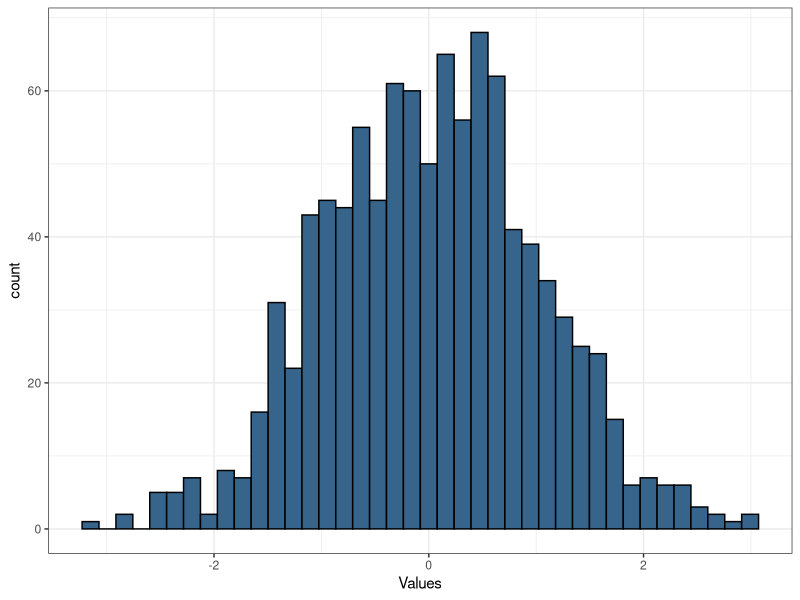

The R source for this figure:
## ---- chunk 1
library(tidyverse)
sample <- c(1, 4, 5, 8, 35)

sd(sample)
var(sample)
IQR(sample)
range <- range(sample)
data_range <- range[2] - range[1]
data_range
## ---- chunk 2

normalvec <- rnorm(1000)

ggplot(mapping = aes(normalvec))+
  geom_histogram(color = "black", fill = "steelblue4", bins = 40)+
  # geom_vline(xintercept = mean(normalvec), color = 'black')+
  # geom_vline(xintercept = median(normalvec), color = 'red')+
  xlab("Values")+
  ylab("count")+
  theme_bw()

